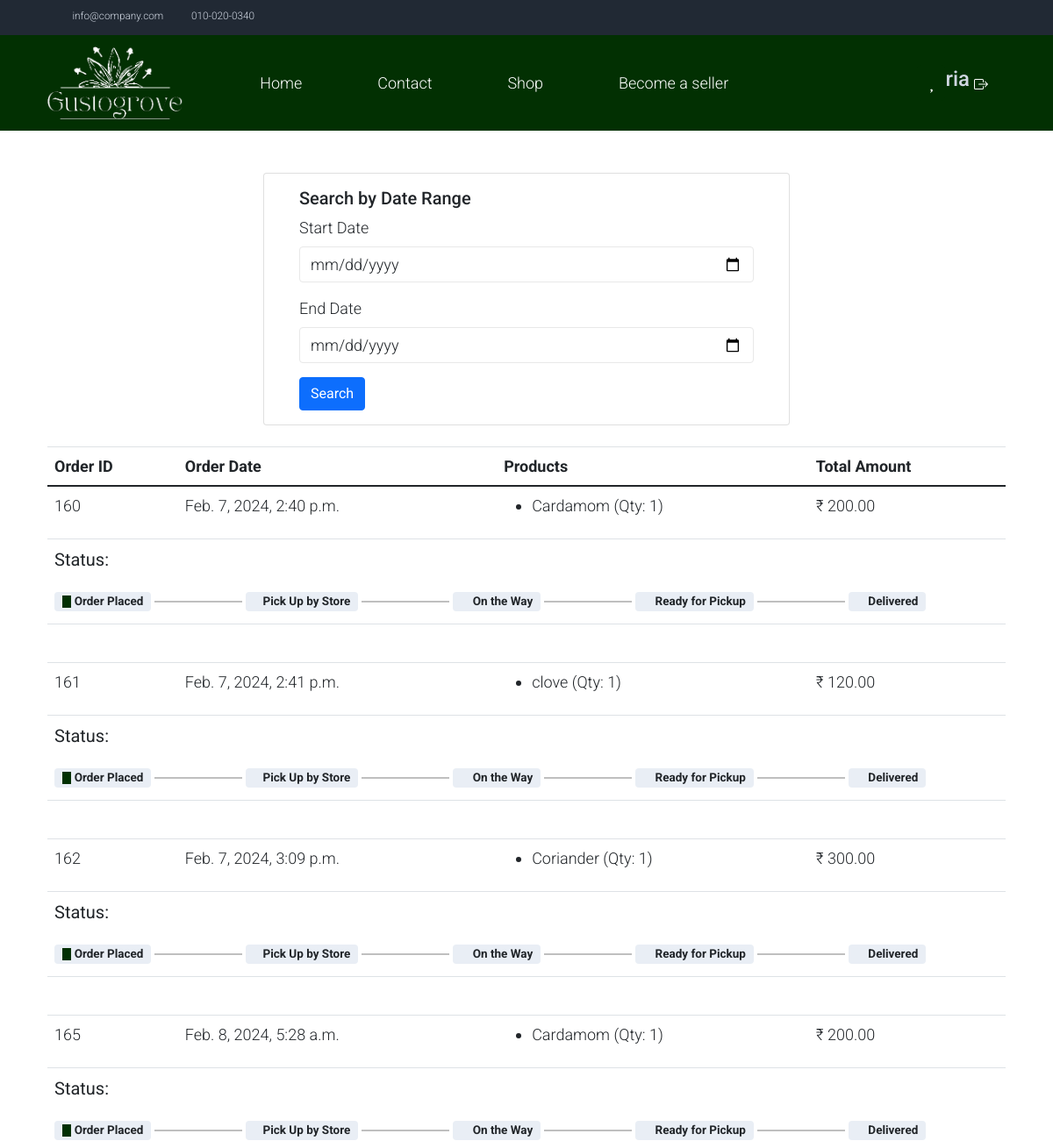
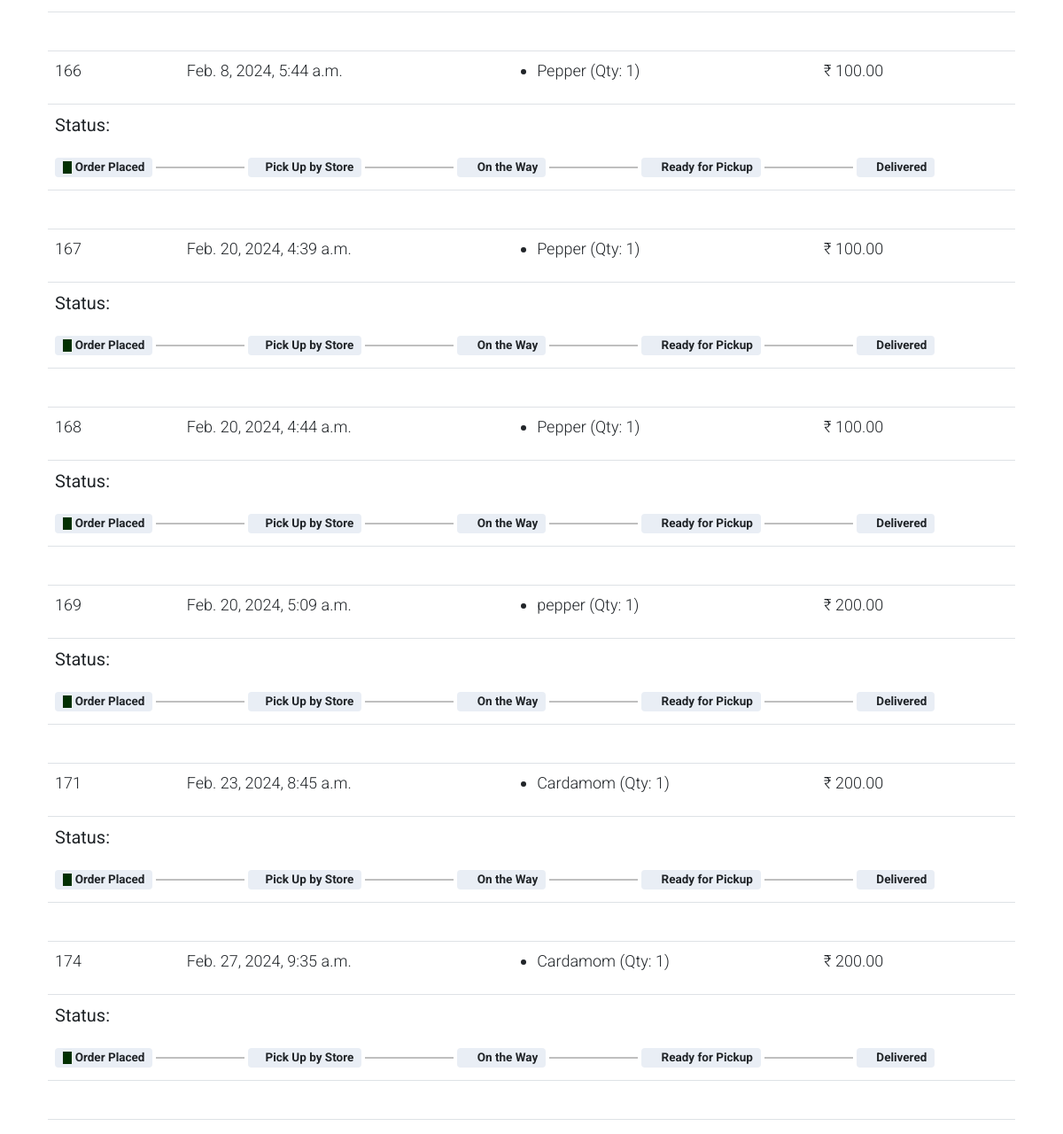
/my_orders/ (signed in), run on an earlier commit of the app's database (2 pictures, top to bottom).
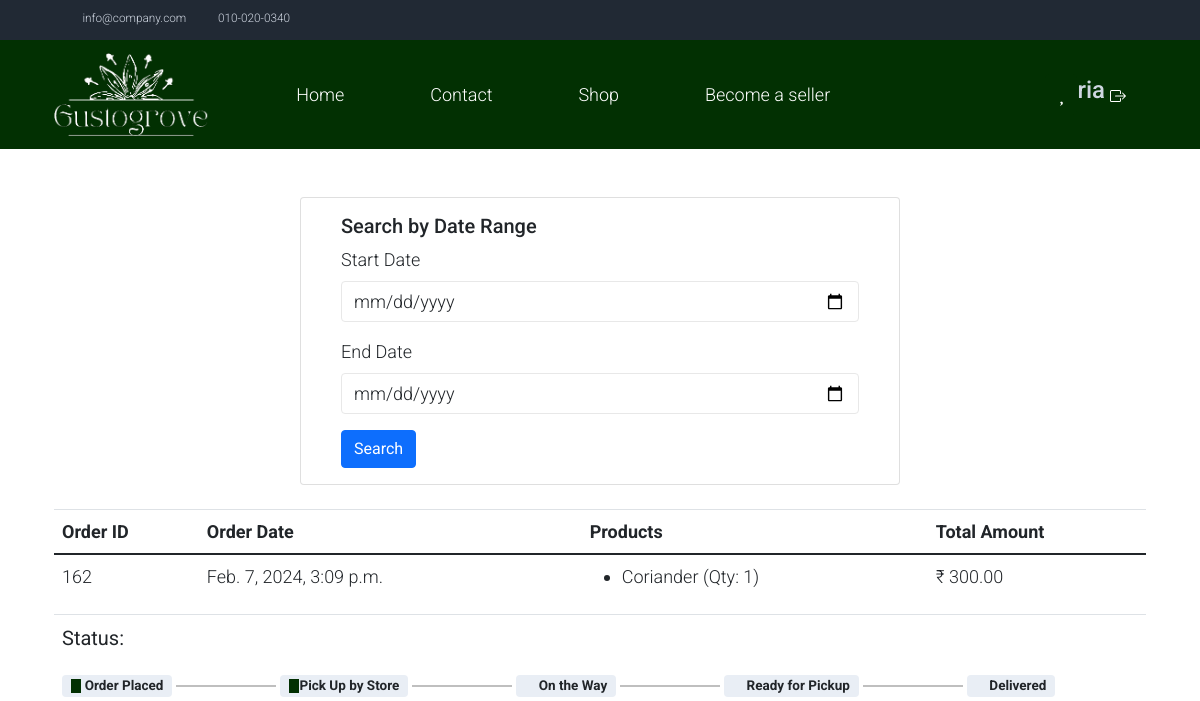
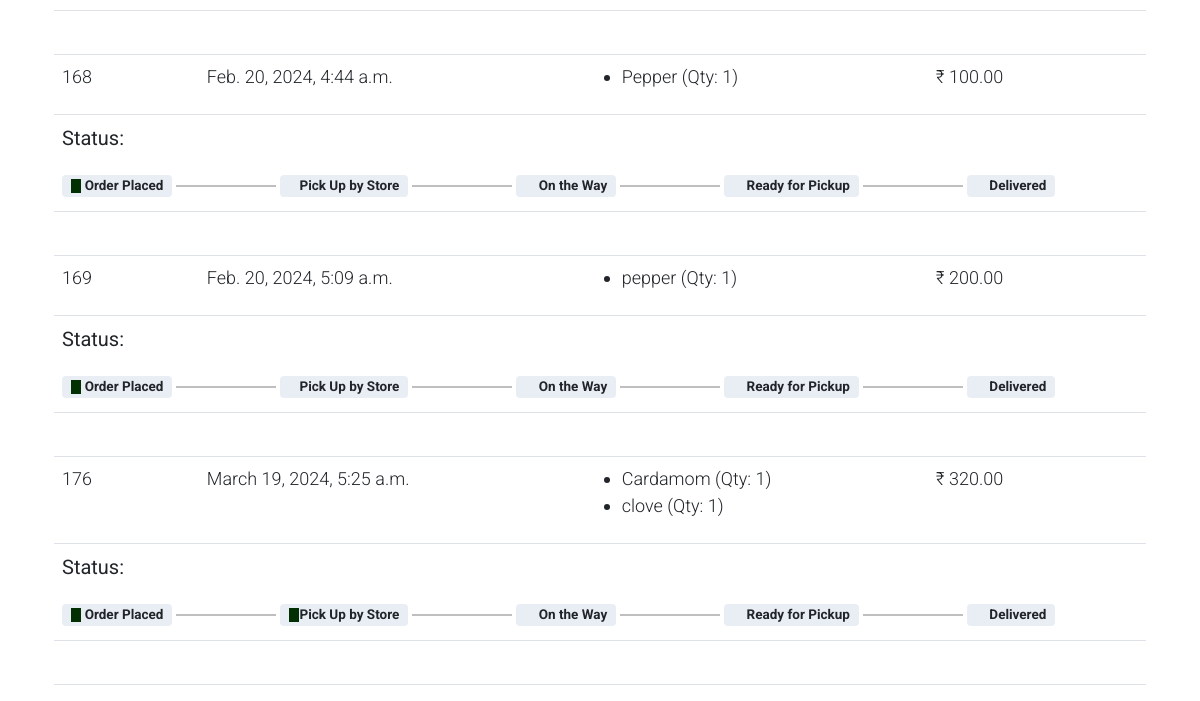
And on a later commit of the database (2 pictures, top to bottom).
### userapp/models.py (models this page shows, shortened)
class CustomUser(AbstractUser):
    username = None
    USERNAME_FIELD  = 'email'
    name = models.CharField(max_length=100, default='')
    email = models.EmailField(unique=True)
    password = models.CharField(max_length=128)
    is_customer = models.BooleanField(default=False)
    is_seller = models.BooleanField(default=False)
    is_delivery = models.BooleanField(default=False)
    gstn = models.CharField(max_length=15, blank=True, null=True)
    hub_status=models.BooleanField(default=False)
    REQUIRED_FIELDS = []

### storeapp/models.py (models this page shows, shortened)
class Order(models.Model):
    class PaymentStatusChoices(models.TextChoices):
            PENDING = 'pending', 'Pending'
            SUCCESSFUL = 'successful', 'Successful'
            FAILED = 'failed', 'Failed'
    class OrderStatusChoices(models.TextChoices):
        REQUESTED = 'Requested', 'Requested'
        DISPATCHED = 'Dispatched', 'Dispatched'
        DELIVERED = 'Delivered', 'Delivered'
    user = models.ForeignKey(CustomUser, on_delete=models.CASCADE)
    products = models.ManyToManyField(Product)
    total_price = models.DecimalField(max_digits=10, decimal_places=2)
    order_date = models.DateTimeField(default=timezone.now,null=True)
    razorpay_order_id = models.CharField(max_length=255, default=None)
    payment_status = models.CharField(
    max_length=20, choices=PaymentStatusChoices.choices, default=PaymentStatusChoices.PENDING)
    order_status = models.CharField(
        max_length=20, choices=OrderStatusChoices.choices, default=OrderStatusChoices.REQUESTED)
    accepted_by_store = models.BooleanField(default=False)
    ready_for_pickup = models.BooleanField(default=False)

class Product(models.Model):
    product_name = models.CharField(max_length=255,null=True)
    description = models.TextField()
    image = models.ImageField(upload_to='products/', null=True, blank=True)
    quantity_value = models.PositiveIntegerField(default=100,null=True)
    quantity_prefix = models.CharField(max_length=10, choices=[('gms', 'gms'), ('kg', 'kg')], default='gms')
    stock = models.PositiveIntegerField(default=1,null=True)
    price = models.DecimalField(max_digits=10, decimal_places=2,null=True)
    date_added = models.DateField(default=timezone.now)
    brand_name = models.CharField(max_length=255, default="",null=True)
    seller = models.ForeignKey(CustomUser, on_delete=models.CASCADE, null=True, blank=True)
    batch_no=models.CharField(max_length=10,default="",null=True)
    average_rating = models.FloatField(default=0.0)
    STATUS_CHOICES = [
        ('In Stock', 'In Stock'),
        ('Out of Stock', 'Out of Stock'),
    ]
    status = models.CharField(max_length=15, choices=STATUS_CHOICES, default='In Stock')
    category = models.CharField(max_length=100, null=True)
    subcategory = models.CharField(max_length=100, null=True)

### storeapp/views.py (the view)
# urls.py: path('my_orders/',views.my_orders,name='my_orders'),
@login_required
def my_orders(request):
    user = request.user
    start_date_str = request.GET.get('start_date')
    end_date_str = request.GET.get('end_date')
    if not start_date_str or not end_date_str:
        today = datetime.now()
        start_date = today.replace(day=1)  # First day of the current month
        end_date = today.replace(day=1, month=today.month + 1)  # First day of the next month
        start_date_str = start_date.strftime('%Y-%m-%d')
        end_date_str = end_date.strftime('%Y-%m-%d')
    else:
        start_date = datetime.strptime(start_date_str, '%Y-%m-%d')
        end_date = datetime.strptime(end_date_str, '%Y-%m-%d')
    orders = Order.objects.filter(user=user, order_date__range=(start_date, end_date)).order_by('-order_date')
    sorders = Order.objects.filter(
    Q(user=user) &
    Q(payment_status=Order.PaymentStatusChoices.SUCCESSFUL)
)
    context = {
        'orders': orders,
        'start_date': start_date_str,
        'end_date': end_date_str,
        'sorders':sorders,
    }
    if not orders:
        context['no_orders_message'] = 'No orders found for the selected date range.'
    return render(request, 'my_orders.html', context)

### template/my_orders.html (shortened to what this page needs)
{% load static %}
<!DOCTYPE html>
<html lang="en">
<head>
    <link rel="stylesheet" href="https://maxcdn.bootstrapcdn.com/bootstrap/4.5.2/css/bootstrap.min.css">
<link rel="stylesheet" href="https://cdn.jsdelivr.net/npm/bootstrap@5.2.3/dist/css/bootstrap.min.css">
    <link rel="stylesheet" href="{% static 'css/bootstrap.min.css' %}">
    <link rel="stylesheet" href="{% static 'css/templatemo.css' %}">
    <link rel="stylesheet" href="{% static '/css/custom.css' %}">
    <link rel="stylesheet" href="{% static 'css/fontawesome.min.css' %}">
</head>
<body>
    <nav class="navbar navbar-expand-lg bg-dark navbar-light d-none d-lg-block" id="templatemo_nav_top">
        <div class="container text-light">
            <div class="w-100 d-flex justify-content-between">
                <div>
                    <i class="fa fa-envelope mx-2"></i>
                    <a class="navbar-sm-brand text-light text-decoration-none" href="mailto:info@company.com">info@company.com</a>
                    <i class="fa fa-phone mx-2"></i>
                    <a class="navbar-sm-brand text-light text-decoration-none" href="tel:010-020-0340">010-020-0340</a>
                </div>
                <div>
                    <a class="text-light" href="https://fb.com/templatemo" target="_blank" rel="sponsored"><i class="fab fa-facebook-f fa-sm fa-fw me-2"></i></a>
                    <a class="text-light" href="https://www.instagram.com/" target="_blank"><i class="fab fa-instagram fa-sm fa-fw me-2"></i></a>
                    <a class="text-light" href="https://twitter.com/" target="_blank"><i class="fab fa-twitter fa-sm fa-fw me-2"></i></a>
                    <a class="text-light" href="https://www.linkedin.com/" target="_blank"><i class="fab fa-linkedin fa-sm fa-fw"></i></a>
                </div>
            </div>
        </div>
    </nav>
    <nav class="navbar navbar-expand-lg ">
        <div class="container d-flex justify-content-between align-items-center">
            <div class="logo">
                <a class="navbar-brand" href="{% url "index" %}">
                    <img src="{% static 'img/gusto (2).png' %}" alt="Site Logo" class="img-fluid w-auto h-100" style="max-height: 100px;">
                </a>
            </div>
            <div class="align-self-center collapse navbar-collapse flex-fill  d-lg-flex justify-content-lg-between" id="templatemo_main_nav">
                <div class="flex-fill">
                    <ul class="nav navbar-nav d-flex justify-content-between mx-lg-auto">
                        <li class="nav-item">
                            <a class="nav-link" href="{% url 'index' %}">Home</a>
                        </li>
                        <li class="nav-item">
                            <a class="nav-link" href="{% url 'contact' %}">Contact</a>
                        </li>
                        <li class="nav-item">
                            <a class="nav-link" href="{% url 'shop' %}">Shop</a>
                        </li>
                        <li class="nav-item">
                            <a class="nav-link" href="{% url 'seller_index' %}">Become a seller</a>
                        </li>
                    </ul>
                </div>
                <div class="navbar align-self-center d-flex">
                    <a class="nav-icon d-none d-lg-inline" href="#" data-bs-toggle="modal" data-bs-target="#templatemo_search">
                        <i class="fa fa-fw fa-search text-light mr-2"></i>
                    </a>
                    <a class="nav-icon position-relative text-decoration-none" href="{% url 'cart' %}">
                        <i class="fa fa-fw fa-cart-arrow-down text-light mr-1"></i>
                    </a>
                    <a class="nav-icon position-relative text-decoration-none dropdown" href="#" data-bs-toggle="dropdown">
                        <i class="fa fa-fw fa-user text-light mr-1"></i>
                    </a>
                    <a href="{% url 'wishlist' %}" class="btn btn-success">
                        <i class="fas fa-heart"></i>
                    </a>
                    {% if user.is_authenticated %}
                    <h4 class=" text-light" >{{user.name}}<h4>
                        <div style="margin-left: 5px;" class="mt-2">
                            <a class="nav-icon position-relative text-decoration-none" href="{% url 'logout' %}" data-bs-toggle="tooltip" data-bs-placement="bottom" title="Logout">
                            </a>
                    {% endif %}
                        </div>
                </div>
            </div>
        </div>
    </nav>
        <div class="container mt-5">
            {% if no_orders_message %}
                <div class="alert alert-danger" role="alert">
                    {{ no_orders_message }}
                </div>
            {% else %}
                <div class="table-responsive">
                    <table class="table">
                        <thead>
                            <tr>
                                <th>Order ID</th>
                                <th>Order Date</th>
                                <th>Products</th>
                                <th>Total Amount</th>
                            </tr>
                        </thead>
                        <tbody>
                            {% for order in sorders %}
                                <tr>
                                    <td>{{ order.id }}</td>
                                    <td>{{ order.order_date }}</td>
                                    <td>
                                        <ul>
                                            {% for product in order.products.all %}
                                                <li>{{ product.product_name }} (Qty: 1)</li>
                                            {% endfor %}
                                        </ul>
                                    </td>
                                    <td>₹ {{ order.total_price }}</td>
                                </tr>
                        <tr>
                    </div>
                    <td colspan="5">
                        <p class="fs-5"><strong>Status:</strong></p>
                        <div class="delivery-status mt-3">
                            <div class="d-flex align-items-center">
                                <span class="badge bg-light text-dark position-relative"><i class="far fa-circle text-secondary bg-success"></i> Order Placed</span>
                                <hr class="mx-1" style="height: 2px; width: 100px; border: none; background-color: #000;">
                                {% if order.order_status == 'Dispatched' %}
                                    <span class="badge bg-light text-dark position-relative"><i class="far fa-circle text-secondary bg-success"></i>Pick Up by Store</span>
                                {% else %}
                                    <span class="badge bg-light text-dark position-relative"><i class="far fa-circle text-secondary"></i>Pick Up by Store</span>
                                {% endif %}
                                <hr class="mx-1" style="height: 2px; width: 100px; border: none; background-color: #000;">
                                {% if order.accepted_by_store %}
                                    <span class="badge bg-light text-dark position-relative"><i class="far fa-circle text-secondary bg-success"></i> On the Way</span>
                                {% else %}
                                    <span class="badge bg-light text-dark position-relative"><i class="far fa-circle text-secondary"></i> On the Way</span>
                                {% endif %}
                                <hr class="mx-1" style="height: 2px; width: 100px; border: none; background-color: #000;">
                                {% if order.ready_for_pickup %}
                                    <span class="badge bg-light text-dark position-relative"><i class="far fa-circle text-secondary bg-success"></i> Ready for Pickup</span>
                                {% else %}
                                    <span class="badge bg-light text-dark position-relative"><i class="far fa-circle text-secondary"></i> Ready for Pickup</span>
                                {% endif %}
                                <hr class="mx-1" style="height: 2px; width: 100px; border: none; background-color: #000;">
                                <span class="badge bg-light text-dark position-relative"><i class="far fa-circle text-secondary"></i> Delivered</span>
                            </div>
                        </div>
                    </td>
                </tr>
                <tr style="border-left: white;border-right: white;">
                    <td colspan="5">&nbsp;</td>
     </tr>
                    {% endfor %}
            {% endif %}
    <div class="container card mb-4" style="max-width: 600px;">
        <div class="card-body">
            <h5 class="card-title">Search by Date Range</h5>
            <form method="GET" action="">
                <div class="form-group">
                    <label for="start_date">Start Date</label>
                    <input type="date" class="form-control" id="start_date" name="start_date">
                </div>
                <div class="form-group">
                    <label for="end_date">End Date</label>
                    <input type="date" class="form-control" id="end_date" name="end_date">
                </div>
                <button type="submit" class="btn btn-primary">Search</button>
            </form>
        </div>
    </div>
</body>
</html>

### static/css/templatemo.css (style rules this page uses)
body, ul, li, p, a, label, input, div { font-family: 'Roboto', sans-serif; font-size: 18px !important; font-weight: 300 !important; }
.logo { font-weight: 500 !important; }
.text-light { color: #cfd6e1 !important; }
.bg-dark { background-color: #212934 !important; }
.bg-light { background-color: #e9eef5 !important; }
.bg-success { background-color: rgb(2, 48, 2) !important; }
.btn-success { background-color: rgb(2, 48, 2)!important; border-color:rgb(2, 48, 2) !important; }
.navbar { background-color: rgb(2, 48, 2); }
#templatemo_nav_top { min-height: 40px; }
#templatemo_nav_top * { font-size: .9em !important; }
#templatemo_main_nav a { color: #fff; }
#templatemo_main_nav .navbar .nav-icon { margin-right: 20px; }
.fa-search { color: white; }
.form-control { border: 1px solid #e8e8e8; }
@media (min-width: 768px) { #templatemo_main_nav .navbar-nav { max-width: 450px; } }
@media (min-width: 992px) { #templatemo_main_nav .navbar-nav { max-width: 550px; } }
.nav-icon { position: relative; display: inline-block; }

What changed in the data, as far as the page shows it:
removed Order: id "160", order_date "Feb. 7, 2024, 2:40 p.m.", total_price "200.00", order_status "Requested" (drawn), accepted_by_store False (drawn), ready_for_pickup False (drawn), Product (product_name "Cardamom")
removed Order: id "161", order_date "Feb. 7, 2024, 2:41 p.m.", total_price "120.00", order_status "Requested" (drawn), accepted_by_store False (drawn), ready_for_pickup False (drawn), Product (product_name "clove")
removed Order: id "165", order_date "Feb. 8, 2024, 5:28 a.m.", total_price "200.00", order_status "Requested" (drawn), accepted_by_store False (drawn), ready_for_pickup False (drawn), Product (product_name "Cardamom")
removed Order: id "166", order_date "Feb. 8, 2024, 5:44 a.m.", total_price "100.00", order_status "Requested" (drawn), accepted_by_store False (drawn), ready_for_pickup False (drawn), Product (product_name "Pepper")
removed Order: id "167", order_date "Feb. 20, 2024, 4:39 a.m.", total_price "100.00", order_status "Requested" (drawn), accepted_by_store False (drawn), ready_for_pickup False (drawn), Product (product_name "Pepper")
removed Order: id "171", order_date "Feb. 23, 2024, 8:45 a.m.", total_price "200.00", order_status "Requested" (drawn), accepted_by_store False (drawn), ready_for_pickup False (drawn), Product (product_name "Cardamom")
removed Order: id "174", order_date "Feb. 27, 2024, 9:35 a.m.", total_price "200.00", order_status "Requested" (drawn), accepted_by_store False (drawn), ready_for_pickup False (drawn), Product (product_name "Cardamom")
changed Order "Feb. 7, 2024, 3:09 p.m.": order_status "Requested" → "Dispatched" (drawn)
added Order: id "176", order_date "March 19, 2024, 5:25 a.m.", total_price "320.00", order_status "Dispatched" (drawn), accepted_by_store False (drawn), ready_for_pickup False (drawn), Product (product_name "Cardamom"), Product (product_name "clove")
